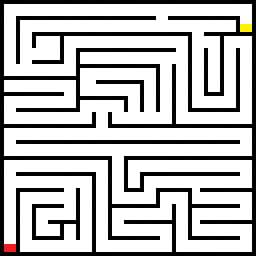
#> input picture images/frame.png, 64 x 64 px (shown 4 times larger)
$ python attemp2.py
#> lines starting #> are read from the running program, lines starting #| are printed output that depends on the picture; after the words box and inside, x2 and y2 are one past the last pixel; in counts of white or black regions, pixels touching at a corner belong together
from PIL import Image

def load_image_and_convert_to_matrix(image_path):
#> called with image_path = './images/frame.png'
    img = Image.open(image_path)
#> img is the input picture: PIL image 64x64 RGBA; mean R, G, B, A 0.8, 0.5, 0.2, 69.6
    img = img.convert("L")  # Convertir a escala de grises
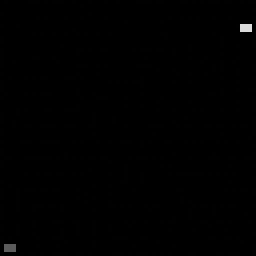
#> img: PIL image 64x64 L (shown 4 times larger); min 0, max 219, mean 0.6
    img = img.point(lambda p: p < 128 and 1)  # Convertir a 1s (paredes) y 0s (espacios libres)
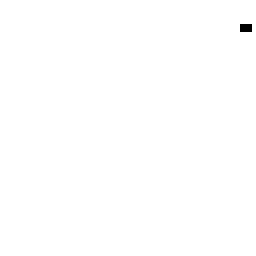
#> img: PIL image 64x64 L (shown 4 times larger); values 0 (black) and 1 (white), 99.9% white; black in thin lines or dots, all inside (x1, y1, x2, y2) = (60, 6, 63, 8)

    width, height = img.size
#> width = 64; height = 64
    matrix = []
    for y in range(height):
        row = []
        for x in range(width):
            pixel = img.getpixel((x, y))
            row.append(pixel)
        matrix.append(row)
#> after the loop, matrix = 64 items

    return matrix

def print_matrix(matrix):
    for row in matrix:
        print(" ".join(map(str, row)))

def export_matrix_to_txt(matrix, output_file):
    with open(output_file, "w") as f:
        for row in matrix:
            f.write(" ".join(map(str, row)) + "\n")

if __name__ == "__main__":
    image_path = "./images/frame.png"
    matrix = load_image_and_convert_to_matrix(image_path)
#> matrix = 64 items
    output_file = "matrix_output.txt"  # Cambia el nombre del archivo si lo deseas
    export_matrix_to_txt(matrix, output_file)
#> the loop in export_matrix_to_txt, `for row in matrix:` made 64 passes

$ run again, with images/l3.jpg saved as images/frame.png
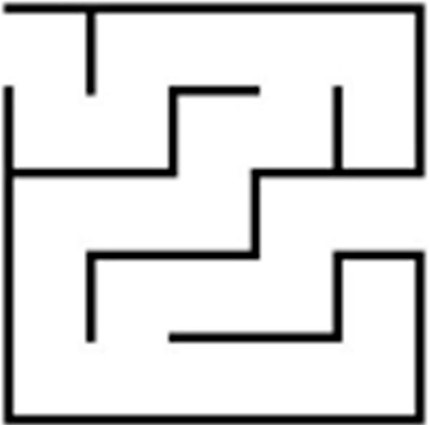
#> input picture images/l3.jpg, 429 x 425 px
#> in load_image_and_convert_to_matrix, img is the input picture: PIL image 429x425 RGB; min 0, max 255, mean 218.3
#> in load_image_and_convert_to_matrix, `img = img.point(lambda p: p < 128 and 1)`:
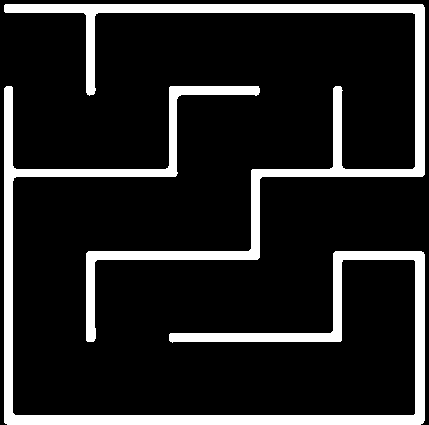
#> img: PIL image 429x425 L; values 0 (black) and 1 (white), 14.1% white; 2 white regions, box (x1, y1, x2, y2) and area: (4, 86, 425, 425) 14492, (4, 4, 425, 342) 11218
#> after the loop in load_image_and_convert_to_matrix, `for y in range(height):`: matrix = 425 items
